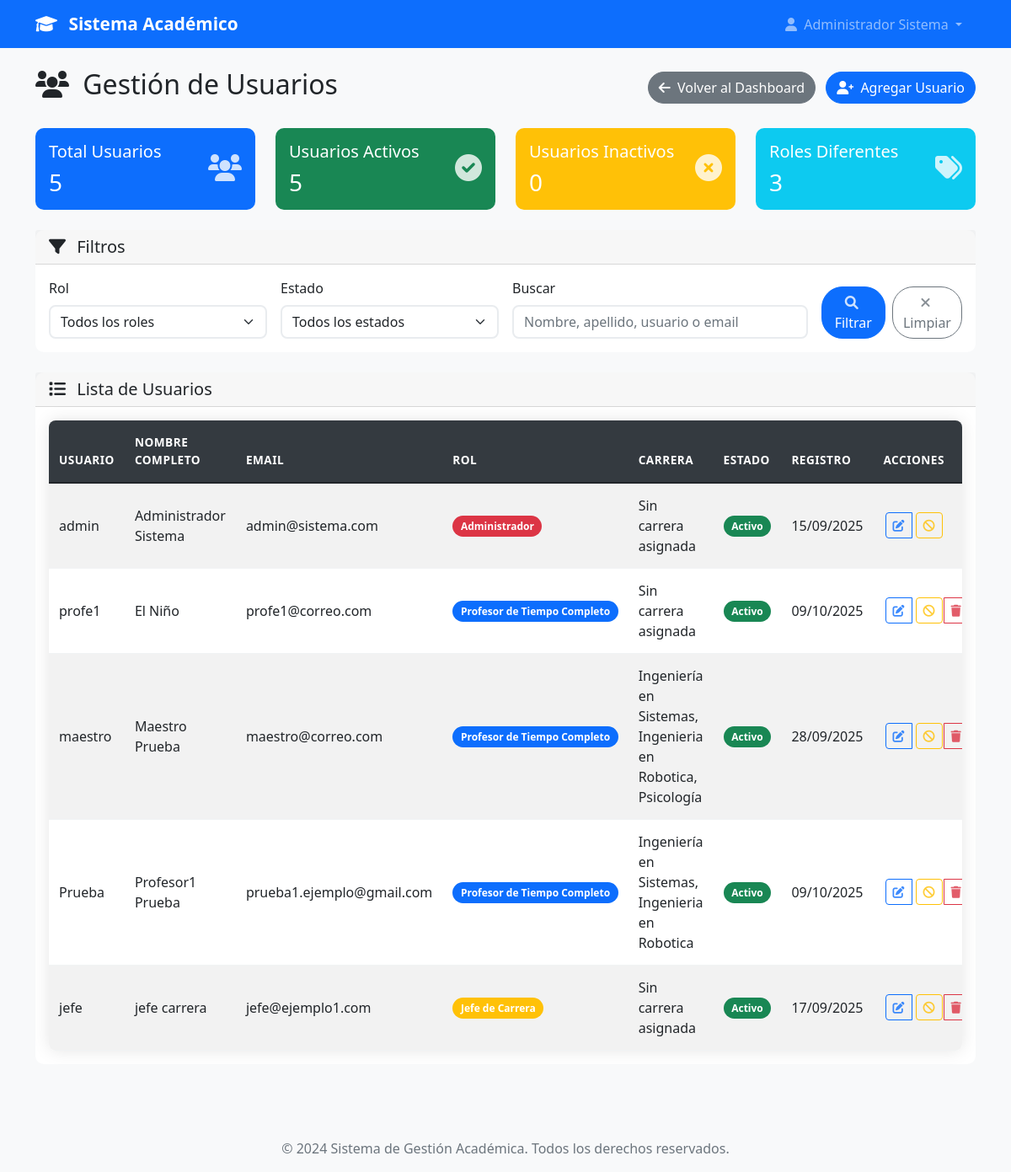
Before: /admin/usuarios (signed in) with the older database file.
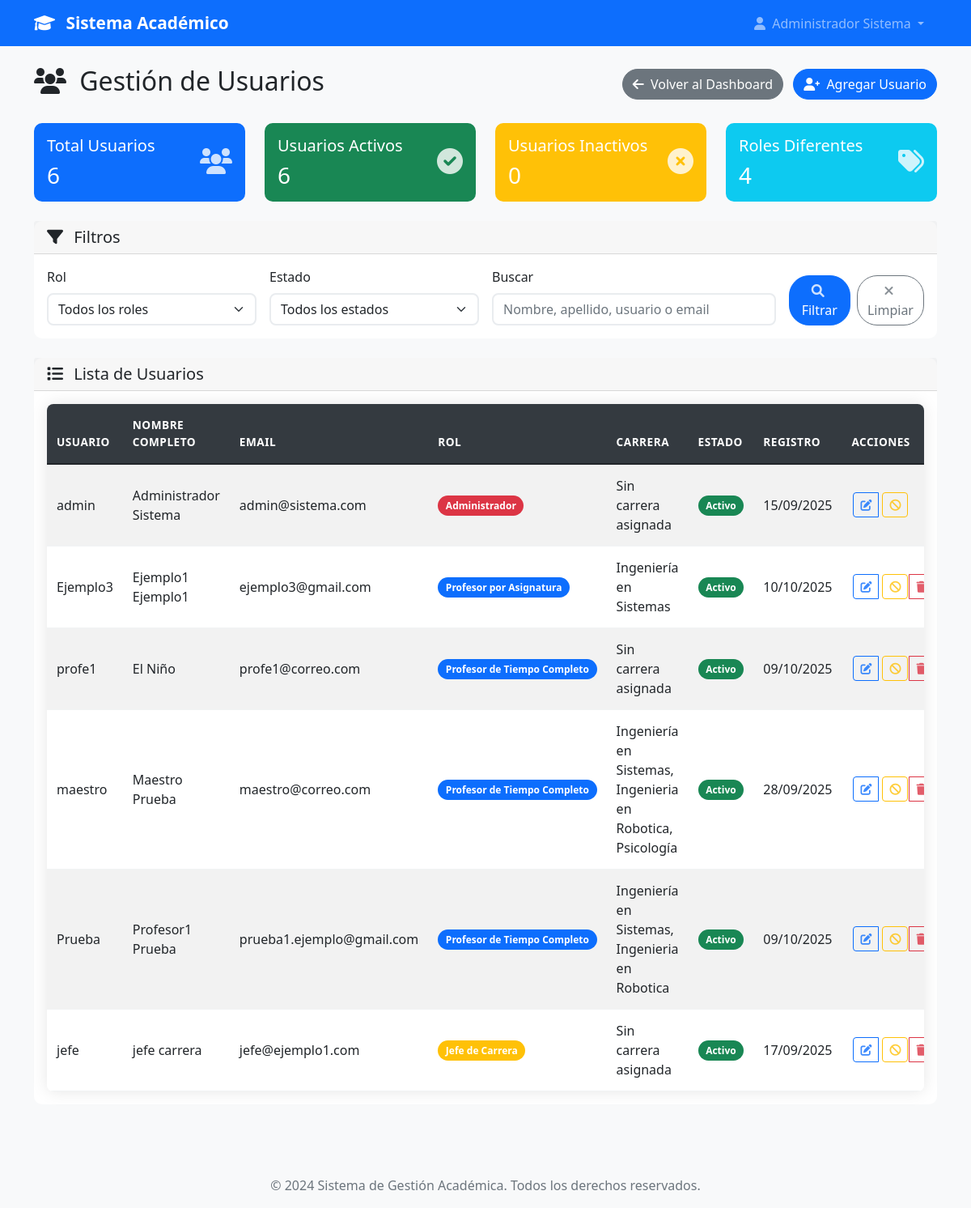
After: the same page with the newer database file.
### models.py (models this page shows, shortened)
class User(UserMixin, db.Model):
    id = db.Column(db.Integer, primary_key=True)
    username = db.Column(db.String(80), unique=True, nullable=False)
    email = db.Column(db.String(120), unique=True, nullable=False)
    password_hash = db.Column(db.String(120), nullable=False)
    nombre = db.Column(db.String(100), nullable=False)
    apellido = db.Column(db.String(100), nullable=False)
    telefono = db.Column(db.String(20))
    imagen_perfil = db.Column(db.String(200))  # Ruta de la imagen de perfil
    rol = db.Column(db.String(20), nullable=False)
    tipo_profesor = db.Column(db.String(20))
    carreras = db.relationship('Carrera', secondary=user_carreras, backref=db.backref('usuarios', lazy=True))
    carrera_id = db.Column(db.Integer, db.ForeignKey('carrera.id'))
    carrera = db.relationship('Carrera', foreign_keys=[carrera_id], backref=db.backref('jefe_carrera', uselist=False))
    fecha_registro = db.Column(db.DateTime, default=datetime.utcnow)
    activo = db.Column(db.Boolean, default=True)
    def get_nombre_completo(self):
        return f"{self.nombre} {self.apellido}"
    def is_admin(self):
        return self.rol == 'admin'
    def get_rol_display(self):
        roles = {
            'admin': 'Administrador',
            'jefe_carrera': 'Jefe de Carrera',
            'profesor_completo': 'Profesor de Tiempo Completo',
            'profesor_asignatura': 'Profesor por Asignatura'
        }
        return roles.get(self.rol, self.rol)
    def get_carrera_nombre(self):
        if not self.carreras:
            return 'Sin carrera asignada'
        if len(self.carreras) == 1:
            return self.carreras[0].nombre
        else:
            return ', '.join([c.nombre for c in self.carreras])

class Carrera(db.Model):
    id = db.Column(db.Integer, primary_key=True)
    nombre = db.Column(db.String(150), nullable=False, unique=True)
    codigo = db.Column(db.String(10), nullable=False, unique=True)  # Ej: "ING-SIS", "MED", etc.
    descripcion = db.Column(db.Text)
    facultad = db.Column(db.String(100))
    activa = db.Column(db.Boolean, default=True)
    fecha_creacion = db.Column(db.DateTime, default=datetime.utcnow)
    creada_por = db.Column(db.Integer, db.ForeignKey('user.id'), nullable=False)
    creador = db.relationship('User', foreign_keys=[creada_por], backref=db.backref('carreras_creadas', lazy=True))

### app.py (the view, shortened to what this page needs)
@app.route('/admin/usuarios')
@login_required
def gestionar_usuarios():
    if not current_user.is_admin():
        flash('No tienes permisos para acceder a esta página.', 'error')
        return redirect(url_for('dashboard'))
    rol_filter = request.args.get('rol', '')
    activo_filter = request.args.get('activo', '')
    busqueda = request.args.get('busqueda', '')
    query = User.query
    if rol_filter:
        if rol_filter == 'profesor':
            query = query.filter(User.rol.in_(['profesor_completo', 'profesor_asignatura']))
        else:
            query = query.filter_by(rol=rol_filter)
    if activo_filter:
        if activo_filter == 'activos':
            query = query.filter_by(activo=True)
        elif activo_filter == 'inactivos':
            query = query.filter_by(activo=False)
    usuarios = query.order_by(User.nombre, User.apellido).all()
    total_usuarios = len(usuarios)
    usuarios_activos = sum(1 for u in usuarios if u.activo)
    usuarios_inactivos = total_usuarios - usuarios_activos
    roles_count = {}
    for usuario in usuarios:
        rol_display = usuario.get_rol_display()
        roles_count[rol_display] = roles_count.get(rol_display, 0) + 1
    return render_template('admin/usuarios.html',
                         usuarios=usuarios,
                         total_usuarios=total_usuarios,
                         usuarios_activos=usuarios_activos,
                         usuarios_inactivos=usuarios_inactivos,
                         roles_count=roles_count,
                         filtros_activos={
                             'rol': rol_filter,
                             'activo': activo_filter,
                             'busqueda': busqueda
                         })

### app.py (called while the page is built)
@login_manager.user_loader
def load_user(user_id):
    return User.query.get(int(user_id))

@app.context_processor
def inject_user_counts():
    if current_user.is_authenticated and current_user.is_admin():
        return dict(
            total_users=User.query.count(),
            total_admins=User.query.filter_by(rol='admin').count(),
            total_jefes=User.query.filter_by(rol='jefe_carrera').count(),
            total_profesores=User.query.filter(User.rol.in_(['profesor_completo', 'profesor_asignatura'])).count()
        )
    return dict()

### templates/admin/usuarios.html (shortened to what the changed rows need)
{% extends "base.html" %}
{% block content %}
<div class="row">
    <div class="col-12">
        <div class="d-flex justify-content-between align-items-center mb-4">
            <h2>
                <i class="fas fa-users me-2"></i>
                Gestión de Usuarios
            </h2>
        </div>
    </div>
</div>
<div class="row mb-4">
    <div class="col-md-3">
        <div class="card bg-primary text-white">
            <div class="card-body">
                <div class="d-flex align-items-center">
                    <div class="flex-grow-1">
                        <h5 class="card-title">Total Usuarios</h5>
                        <h3 class="mb-0">{{ total_usuarios }}</h3>
                    </div>
                </div>
            </div>
        </div>
    </div>
    <div class="col-md-3">
        <div class="card bg-success text-white">
            <div class="card-body">
                <div class="d-flex align-items-center">
                    <div class="flex-grow-1">
                        <h5 class="card-title">Usuarios Activos</h5>
                        <h3 class="mb-0">{{ usuarios_activos }}</h3>
                    </div>
                </div>
            </div>
        </div>
    </div>
    <div class="col-md-3">
        <div class="card bg-info text-white">
            <div class="card-body">
                <div class="d-flex align-items-center">
                    <div class="flex-grow-1">
                        <h5 class="card-title">Roles Diferentes</h5>
                        <h3 class="mb-0">{{ roles_count|length }}</h3>
                    </div>
                </div>
            </div>
        </div>
    </div>
</div>
<div class="row">
    <div class="col-12">
        <div class="card">
            <div class="card-body">
                {% if usuarios %}
                    <div class="table-responsive">
                        <table class="table table-striped table-hover">
                            <thead class="table-dark">
                                <tr>
                                    <th>Usuario</th>
                                    <th>Nombre Completo</th>
                                    <th>Email</th>
                                    <th>Rol</th>
                                    <th>Carrera</th>
                                    <th>Estado</th>
                                    <th>Registro</th>
                                    <th>Acciones</th>
                                </tr>
                            </thead>
                            <tbody>
                                {% for usuario in usuarios %}
                                <tr>
                                    <td>{{ usuario.username }}</td>
                                    <td>{{ usuario.get_nombre_completo() }}</td>
                                    <td>{{ usuario.email }}</td>
                                    <td>
                                        <span class="badge bg-{% if usuario.rol == 'admin' %}danger{% elif usuario.rol == 'jefe_carrera' %}warning{% else %}primary{% endif %}">
                                            {{ usuario.get_rol_display() }}
                                        </span>
                                    </td>
                                    <td>{{ usuario.get_carrera_nombre() }}</td>
                                    <td>
                                        {% if usuario.activo %}
                                            <span class="badge bg-success">Activo</span>
                                        {% else %}
                                            <span class="badge bg-danger">Inactivo</span>
                                        {% endif %}
                                    </td>
                                    <td>{{ usuario.fecha_registro.strftime('%d/%m/%Y') }}</td>
                                    <td>
                                        <div class="btn-group" role="group">
                                            <a href="{{ url_for('editar_usuario', id=usuario.id) }}" class="btn btn-sm btn-outline-primary" title="Editar">
                                                <i class="fas fa-edit"></i>
                                            </a>
                                            {% if usuario.activo %}
                                                <form method="POST" action="{{ url_for('desactivar_usuario', id=usuario.id) }}" style="display: inline;">
                                                    <button type="submit" class="btn btn-sm btn-outline-warning" title="Desactivar"
                                                            onclick="return confirm('¿Estás seguro de desactivar este usuario?')">
                                                        <i class="fas fa-ban"></i>
                                                    </button>
                                                </form>
                                            {% endif %}
                                            {% if usuario.id != current_user.id %}
                                                <a href="{{ url_for('eliminar_usuario', id=usuario.id) }}" class="btn btn-sm btn-outline-danger" title="Eliminar">
                                                    <i class="fas fa-trash"></i>
                                                </a>
                                            {% endif %}
                                        </div>
                                    </td>
                                </tr>
                                {% endfor %}
                            </tbody>
                        </table>
                    </div>
                {% endif %}
            </div>
        </div>
    </div>
</div>
{% endblock %}

### templates/base.html (shortened to what this page needs)
<!DOCTYPE html>
<html lang="es">
<head>
    <link href="https://cdn.jsdelivr.net/npm/bootstrap@5.1.3/dist/css/bootstrap.min.css" rel="stylesheet">
    <link rel="stylesheet" href="https://cdnjs.cloudflare.com/ajax/libs/font-awesome/6.0.0/css/all.min.css">
    <link rel="stylesheet" href="{{ url_for('static', filename='css/style.css') }}">
</head>
<body>
    <nav class="navbar navbar-expand-lg navbar-dark bg-primary">
        <div class="container">
            <a class="navbar-brand" href="{{ url_for('index') }}">
                <i class="fas fa-graduation-cap me-2"></i>
                Sistema Académico
            </a>
            <div class="collapse navbar-collapse" id="navbarNav">
                <ul class="navbar-nav ms-auto">
                    {% if current_user.is_authenticated %}
                        <li class="nav-item dropdown">
                            <a class="nav-link dropdown-toggle" href="#" id="navbarDropdown" role="button" data-bs-toggle="dropdown">
                                <i class="fas fa-user me-1"></i>
                                {{ current_user.get_nombre_completo() }}
                            </a>
                        </li>
                    {% endif %}
                </ul>
            </div>
        </div>
    </nav>
    <main class="py-4">
        <div class="container">
            {% block content %}{% endblock %}
        </div>
    </main>
    <footer class="bg-light text-center py-3 mt-5">
        <div class="container">
            <p class="text-muted mb-0">&copy; 2024 Sistema de Gestión Académica. Todos los derechos reservados.</p>
        </div>
    </footer>
</body>
</html>

Changed rows visible on the page:
added User: username "Ejemplo3", get_nombre_completo "Ejemplo1 Ejemplo1", email "ejemplo3@gmail.com", rol "Profesor por Asignatura", get_carrera_nombre "Ingeniería en Sistemas", activo "Activo", fecha_registro "10/10/2025"
Other visible differences:
{{ total_usuarios }}: "5" → "6"
{{ usuarios_activos }}: "5" → "6"
{{ roles_count|length }}: "3" → "4"
